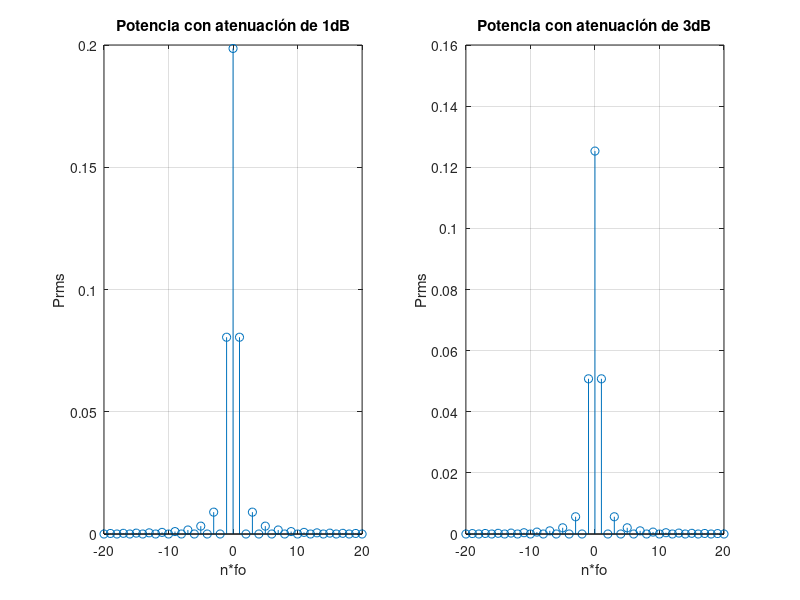

Write MATLAB code to recreate this figure.
n=-20:20;
cero=find(n==0);
coeficientes=[];
for i=1:numel(n)
    if i==cero
        coeficientes(i)=10*0.5*sinc(n(i)*0.5);
        
    elseif mod(i,2)==0
        coeficientes(i)=10*0.5*sinc(n(i)*0.5);
    else
        coeficientes(i)=0;
    end 
end

potencia=(((coeficientes).^2)/100);

dbm=10*log10(potencia/1e-3);

dbm1=dbm-1;
dbm3=dbm-3;

potencia1=10.^(dbm1/10)*10^-3;
potencia3=10.^(dbm3/10)*10^-3;

subplot(1,2,1)
stem(n,potencia1)
title('Potencia con atenuación de 1dB')
xlabel('n*fo')
ylabel('Prms')
grid on
subplot(1,2,2)
stem(n,potencia3)
title('Potencia con atenuación de 3dB')
xlabel('n*fo')
ylabel('Prms')
grid on



